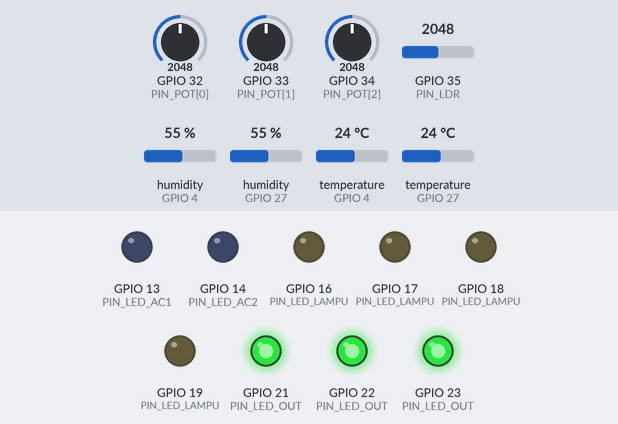
Recording of a sketch running on a simulated ESP32. Shown: output pins drawn as LEDs (lit = HIGH). The test bench sets the inputs (shaded band); at power-on: temperature (sensors on GPIO 4, GPIO 27) 24 °C, GPIO 35 (PIN_LDR) = 2048, GPIO 32 (PIN_POT[0]) = 2048, GPIO 33 (PIN_POT[1]) = 2048, GPIO 34 (PIN_POT[2]) = 2048, humidity (sensors on GPIO 4, GPIO 27) 55 %. WiFi joins after 1.5 s; servers stay silent unless stated; what the sketch prints to the serial monitor is not drawn.

Above: at 3.0 s.
3.1 s: temperature (sensor on GPIO 4) set to 27.6 °C
5.1 s: temperature (sensor on GPIO 4) set to 28.9 °C
At 8.9 s:
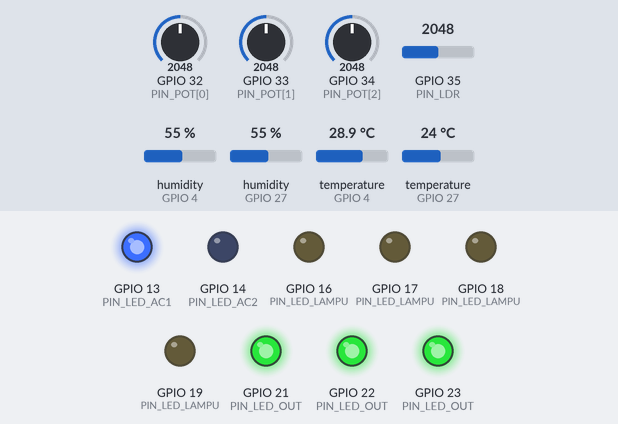
9.3 s: temperature (sensor on GPIO 27) set to 27.3 °C
13.2 s: temperature (sensor on GPIO 27) set to 28.5 °C
At 16.3 s:
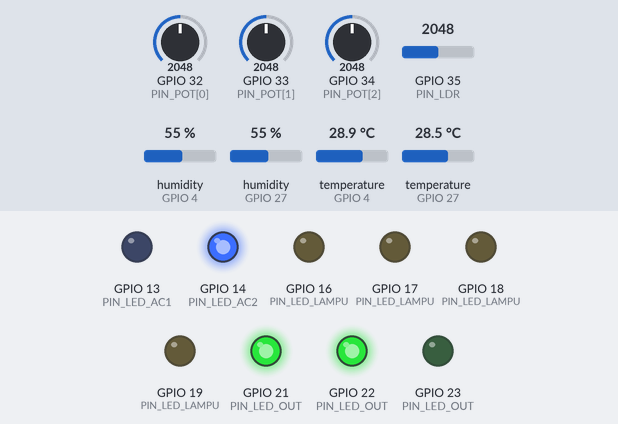
17.4 s: GPIO 35 (PIN_LDR) set to 2459
19.2 s: GPIO 35 (PIN_LDR) set to 2572
At 20.5 s:
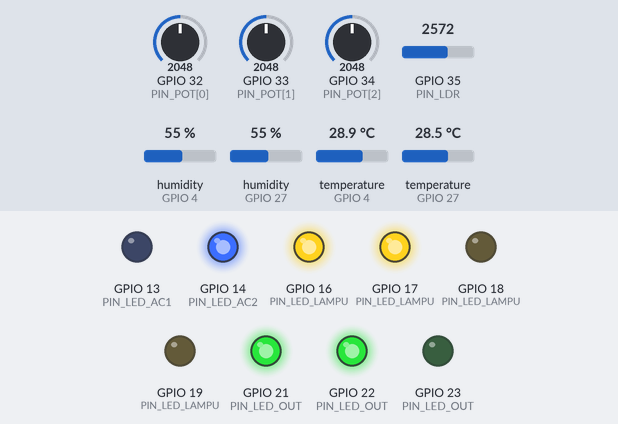
Timing chart, 0 to 22.2 s (numbered marks = the images above; inputs shaded):
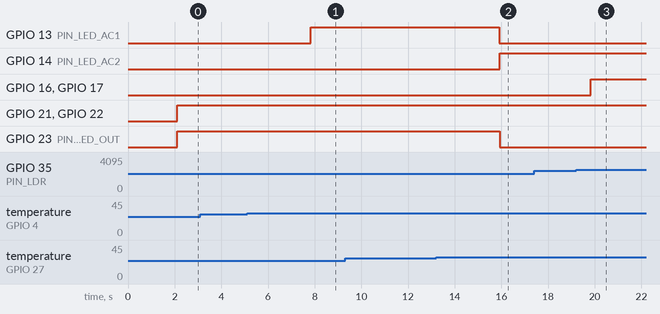

The sketch:

sketch.ino
```cpp
#include "secrets.h"
#define BLYNK_PRINT Serial
#define BLYNK_HEARTBEAT 15
#include <WiFi.h>
#include <BlynkSimpleEsp32.h>
#include <DHT.h>

// ======== PIN ========
const int PIN_POT[3]       = {32, 33, 34};      // Outlet 1, 2, 3
const int PIN_LDR          = 35;
const int PIN_DHT_TAMU     = 4;
const int PIN_DHT_KAMAR    = 27;
const int PIN_LED_AC1      = 13;
const int PIN_LED_AC2      = 14;
const int PIN_LED_LAMPU[4] = {16, 17, 18, 19};
const int PIN_LED_OUT[3]   = {21, 22, 23};

// ======== PARAMETER (ubah setelah dikalibrasi) ========
const float AC_ON_TEMP  = 28.0;                 // AC nyala jika suhu lebih dari ini
const float AC_OFF_TEMP = 26.0;                 // AC padam jika suhu kurang dari atau sama dengan ini
const int   AC_WATT     = 350;                  // asumsi daya AC saat menyala
const int   LIMIT_W     = 900;                  // batas daya tetap (hardcoded)
const int   MARGIN_W    = 50;                   // margin sebelum beban disambung lagi
const int   POT_MAX_W[3] = {150, 400, 500};     // rentang daya tiap outlet
const int   LDR_GELAP_ON  = 2500;               // di atas ini dianggap gelap
const int   LDR_GELAP_OFF = 2200;               // di bawah ini dianggap terang

// ======== OBJEK ========
DHT dhtTamu(PIN_DHT_TAMU, DHT22);
DHT dhtKamar(PIN_DHT_KAMAR, DHT22);
BlynkTimer timer;

// ======== STATUS DARI DASHBOARD ========
int acMode[2]      = {0, 0};        // 0 = otomatis, 1 = manual (indeks 0 = AC1 tamu, 1 = AC2 kamar)
int acSwitch[2]    = {0, 0};
int lampuMode      = 0;             // 0 = otomatis (lampu 1 dan 2), 1 = manual
int lampuSwitch[4] = {0, 0, 0, 0};

// ======== STATUS INTERNAL ========
float tempTamu = NAN, tempKamar = NAN;
bool  acWant[2]  = {false, false};
bool  lampuGelap = false;

// Beban diurutkan berdasarkan prioritas (indeks kecil = prioritas tinggi):
// 0 = Outlet 1, 1 = AC kamar, 2 = Outlet 2, 3 = AC tamu, 4 = Outlet 3
int  demand[5] = {0, 0, 0, 0, 0};
bool shed[5]   = {false, false, false, false, false};
const char* NAMA_BEBAN[5] = {"Outlet 1", "AC kamar", "Outlet 2", "AC tamu", "Outlet 3"};

bool ledState[40];

// cache pengiriman agar hemat pesan
float  lastT[2];
int    lastTotal;
int    lastP[3];
int    lastInd[4];
String lastStatus;

void resetCache() {
  lastT[0] = lastT[1] = -100;
  lastTotal = -1;
  lastP[0] = lastP[1] = lastP[2] = -1;
  lastInd[0] = lastInd[1] = lastInd[2] = lastInd[3] = -1;
  lastStatus = "";
}

void logRx(const char* nama, int v) {
  Serial.printf("[%lu ms] terima %s = %d\n", millis(), nama, v);
}

void setLed(const char* nama, int pin, bool on) {
  if (ledState[pin] != on) {
    ledState[pin] = on;
    digitalWrite(pin, on ? HIGH : LOW);
    Serial.printf("[%lu ms] %s -> %s\n", millis(), nama, on ? "ON" : "OFF");
  }
}

// ======== TERIMA DATA DARI BLYNK ========
BLYNK_WRITE(V0) { acMode[0]   = param.asInt(); logRx("ac1_mode", acMode[0]); }
BLYNK_WRITE(V1) { acSwitch[0] = param.asInt(); logRx("ac1_switch", acSwitch[0]); }
BLYNK_WRITE(V2) { acMode[1]   = param.asInt(); logRx("ac2_mode", acMode[1]); }
BLYNK_WRITE(V3) { acSwitch[1] = param.asInt(); logRx("ac2_switch", acSwitch[1]); }
BLYNK_WRITE(V4) { lampuMode   = param.asInt(); logRx("lampu_mode", lampuMode); }
BLYNK_WRITE(V5) { lampuSwitch[0] = param.asInt(); logRx("lampu1_switch", lampuSwitch[0]); }
BLYNK_WRITE(V6) { lampuSwitch[1] = param.asInt(); logRx("lampu2_switch", lampuSwitch[1]); }
BLYNK_WRITE(V7) { lampuSwitch[2] = param.asInt(); logRx("lampu3_switch", lampuSwitch[2]); }
BLYNK_WRITE(V8) { lampuSwitch[3] = param.asInt(); logRx("lampu4_switch", lampuSwitch[3]); }

BLYNK_CONNECTED() {
  Blynk.syncVirtual(V0, V1, V2, V3, V4, V5, V6, V7, V8);
  Blynk.virtualWrite(V9, LIMIT_W);
  resetCache();
}

// ======== SENSOR (tiap 2 detik) ========
void readSensors() {
  float t1 = dhtTamu.readTemperature();
  float t2 = dhtKamar.readTemperature();
  if (!isnan(t1)) tempTamu = t1;
  if (!isnan(t2)) tempKamar = t2;

  int ldr = analogRead(PIN_LDR);
  if (ldr > LDR_GELAP_ON) lampuGelap = true;
  else if (ldr < LDR_GELAP_OFF) lampuGelap = false;
}

int readOutletWatt(int i) {
  return map(analogRead(PIN_POT[i]), 0, 4095, 0, POT_MAX_W[i]);
}

// ======== KEPUTUSAN AC ========
void decideAc() {
  float temp[2] = {tempTamu, tempKamar};
  for (int i = 0; i < 2; i++) {
    if (acMode[i] == 1) {
      acWant[i] = (acSwitch[i] == 1);
    } else if (!isnan(temp[i])) {
      if (temp[i] > AC_ON_TEMP) acWant[i] = true;
      else if (temp[i] <= AC_OFF_TEMP) acWant[i] = false;
    }
  }
}

// ======== PEMBATASAN BEBAN ========
int totalActive() {
  int sum = 0;
  for (int i = 0; i < 5; i++) if (!shed[i]) sum += demand[i];
  return sum;
}

void updateShedding() {
  demand[0] = readOutletWatt(0);
  demand[1] = acWant[1] ? AC_WATT : 0;
  demand[2] = readOutletWatt(1);
  demand[3] = acWant[0] ? AC_WATT : 0;
  demand[4] = readOutletWatt(2);

  // beban yang tidak lagi meminta daya tidak perlu berstatus diputus
  for (int i = 0; i < 5; i++) if (demand[i] == 0) shed[i] = false;

  // 1) putus dari prioritas terendah sampai total di bawah batas.
  //    Outlet 1 (indeks 0) tidak pernah diputus.
  bool adaPemutusan = false;
  while (totalActive() > LIMIT_W) {
    int korban = -1;
    for (int i = 4; i >= 1; i--) {
      if (!shed[i] && demand[i] > 0) { korban = i; break; }
    }
    if (korban < 0) break;
    int sebelum = totalActive();
    shed[korban] = true;
    adaPemutusan = true;
    Serial.printf("[%lu ms] SHED %s (%d W -> %d W, batas %d W)\n",
                  millis(), NAMA_BEBAN[korban], sebelum, totalActive(), LIMIT_W);
  }

  // 2) sambung kembali dari prioritas tertinggi, hanya jika muat dengan margin
  if (!adaPemutusan) {
    for (int i = 1; i <= 4; i++) {
      if (!shed[i]) continue;
      if (totalActive() + demand[i] <= LIMIT_W - MARGIN_W) {
        shed[i] = false;
        Serial.printf("[%lu ms] SAMBUNG %s (total %d W)\n", millis(), NAMA_BEBAN[i], totalActive());
      } else {
        break;
      }
    }
  }
}

// ======== TERAPKAN KE LED ========
void applyOutputs() {
  setLed("LED AC1 (tamu)",  PIN_LED_AC1, acWant[0] && !shed[3]);
  setLed("LED AC2 (kamar)", PIN_LED_AC2, acWant[1] && !shed[1]);

  setLed("LED Outlet 1", PIN_LED_OUT[0], !shed[0]);
  setLed("LED Outlet 2", PIN_LED_OUT[1], !shed[2]);
  setLed("LED Outlet 3", PIN_LED_OUT[2], !shed[4]);

  bool otomatis = (lampuMode == 0);
  setLed("LED Lampu 1", PIN_LED_LAMPU[0], otomatis ? lampuGelap : lampuSwitch[0] == 1);
  setLed("LED Lampu 2", PIN_LED_LAMPU[1], otomatis ? lampuGelap : lampuSwitch[1] == 1);
  setLed("LED Lampu 3", PIN_LED_LAMPU[2], lampuSwitch[2] == 1);
  setLed("LED Lampu 4", PIN_LED_LAMPU[3], lampuSwitch[3] == 1);
}

void controlLoop() {
  decideAc();
  updateShedding();
  applyOutputs();
}

// ======== KIRIM KE BLYNK (hanya jika berubah) ========
int effective(int i) { return shed[i] ? 0 : demand[i]; }

String statusText() {
  if (totalActive() > LIMIT_W) return "Peringatan: Outlet 1 melebihi batas";
  String s = "";
  for (int i = 0; i < 5; i++) {
    if (shed[i]) {
      if (s.length() > 0) s += ", ";
      s += NAMA_BEBAN[i];
    }
  }
  return s.length() == 0 ? String("Aman") : "Diputus: " + s;
}

void sendToBlynk() {
  if (!Blynk.connected()) return;

  float t[2] = {tempTamu, tempKamar};
  for (int i = 0; i < 2; i++) {
    if (!isnan(t[i]) && fabs(t[i] - lastT[i]) >= 0.5) {
      Blynk.virtualWrite(V10 + i, t[i]);
      lastT[i] = t[i];
    }
  }

  int total = totalActive();
  if (total != lastTotal) { Blynk.virtualWrite(V12, total); lastTotal = total; }

  int p[3] = {effective(0), effective(2), effective(4)};
  for (int i = 0; i < 3; i++) {
    if (p[i] != lastP[i]) { Blynk.virtualWrite(V14 + i, p[i]); lastP[i] = p[i]; }
  }

  int ind[4] = {
    ledState[PIN_LED_AC1] ? 1 : 0,
    ledState[PIN_LED_AC2] ? 1 : 0,
    ledState[PIN_LED_LAMPU[0]] ? 1 : 0,
    ledState[PIN_LED_LAMPU[1]] ? 1 : 0
  };
  for (int i = 0; i < 4; i++) {
    if (ind[i] != lastInd[i]) { Blynk.virtualWrite(V17 + i, ind[i]); lastInd[i] = ind[i]; }
  }

  String st = statusText();
  if (st != lastStatus) { Blynk.virtualWrite(V13, st.c_str()); lastStatus = st; }
}

// ======== SETUP DAN LOOP ========
void setup() {
  Serial.begin(115200);

  int semuaLed[] = {PIN_LED_AC1, PIN_LED_AC2,
                    PIN_LED_LAMPU[0], PIN_LED_LAMPU[1], PIN_LED_LAMPU[2], PIN_LED_LAMPU[3],
                    PIN_LED_OUT[0], PIN_LED_OUT[1], PIN_LED_OUT[2]};
  for (int pin : semuaLed) { pinMode(pin, OUTPUT); digitalWrite(pin, LOW); }

  dhtTamu.begin();
  dhtKamar.begin();
  resetCache();

  // Channel 6 mempercepat koneksi Wi-Fi virtual Wokwi (tanpa scan semua channel)
  Serial.println("Menghubungkan ke WiFi (channel 6)...");
  WiFi.begin("Wokwi-GUEST", "", 6);
  int coba = 0;
  while (WiFi.status() != WL_CONNECTED) {
    delay(250);
    Serial.print(".");
    if (++coba >= 60) {
      Serial.println("\nWiFi lambat, ulangi...");
      WiFi.disconnect(true);
      delay(500);
      WiFi.begin("Wokwi-GUEST", "", 6);
      coba = 0;
    }
  }
  Serial.printf("\nWiFi OK! IP: %s\n", WiFi.localIP().toString().c_str());

  Blynk.config(BLYNK_AUTH_TOKEN);
  Blynk.connect(15000);

  readSensors();
  timer.setInterval(2000L, readSensors);
  timer.setInterval(300L, controlLoop);
  timer.setInterval(2000L, sendToBlynk);
}

void loop() {
  Blynk.run();
  timer.run();
}
```

secrets.example.h
```cpp
// Salin isi file ini ke file baru bernama `secrets.h` di tab Wokwi
// lalu isi kredensial dari Blynk Device Info (JANGAN commit secrets.h ke GitHub).

#define BLYNK_TEMPLATE_ID "TMPLxxxxxxx"
#define BLYNK_TEMPLATE_NAME "SmartHome"
#define BLYNK_AUTH_TOKEN "ISI_TOKEN_DI_SINI"
```

Measured:
- the behaviour switches between 28 and 28.1 °C on temperature (sensor on GPIO 4) (found by bisection; images 0 and 1)
- the behaviour switches between 28 and 28.1 °C on temperature (sensor on GPIO 27) (found by bisection; images 1 and 2)
- the behaviour switches between 2500 and 2501 on GPIO 35 (PIN_LDR) (found by bisection; images 2 and 3)
- after the input at 3.1 s, every drawn part: stays the same
- after the input at 5.1 s, GPIO 13 (PIN_LED_AC1): LOW → HIGH after 2.7 s
- after the input at 9.3 s, every drawn part: stays the same
- after the input at 13.2 s, GPIO 13 (PIN_LED_AC1), GPIO 23 (PIN_LED_OUT): HIGH → LOW after 2.7 s; GPIO 14 (PIN_LED_AC2): LOW → HIGH after 2.7 s
- after the input at 17.4 s, every drawn part: stays the same
- after the input at 19.2 s, GPIO 16 (PIN_LED_LAMPU), GPIO 17 (PIN_LED_LAMPU): LOW → HIGH after 0.63 s
